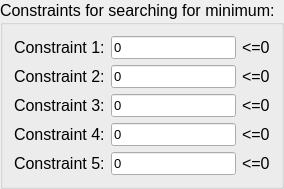
           <widget class="QGroupBox" name="gbConstraints">
            <property name="font">
             <font>
              <pointsize>12</pointsize>
             </font>
            </property>
            <property name="title">
             <string>Constraints for searching for minimum:</string>
            </property>
            <layout class="QGridLayout" name="gridLayout_4">
             <property name="sizeConstraint">
              <enum>QLayout::SetDefaultConstraint</enum>
             </property>
             <item row="4" column="0">
              <widget class="QLabel" name="lblConstraint5">
               <property name="text">
                <string>Constraint 5:</string>
               </property>
              </widget>
             </item>
             <item row="2" column="0">
              <widget class="QLabel" name="lblConstraint3">
               <property name="text">
                <string>Constraint 3:</string>
               </property>
              </widget>
             </item>
             <item row="1" column="0">
              <widget class="QLabel" name="lblConstraint2">
               <property name="sizePolicy">
                <sizepolicy hsizetype="Preferred" vsizetype="Preferred">
                 <horstretch>0</horstretch>
                 <verstretch>0</verstretch>
                </sizepolicy>
               </property>
               <property name="text">
                <string>Constraint 2:</string>
               </property>
              </widget>
             </item>
             <item row="0" column="1">
              <widget class="QLineEdit" name="inputConstraint1">
               <property name="font">
                <font>
                 <pointsize>10</pointsize>
                </font>
               </property>
               <property name="text">
                <string>0</string>
               </property>
              </widget>
             </item>
             <item row="0" column="0">
              <widget class="QLabel" name="lblConstraint1">
               <property name="sizePolicy">
                <sizepolicy hsizetype="Preferred" vsizetype="Preferred">
                 <horstretch>0</horstretch>
                 <verstretch>0</verstretch>
                </sizepolicy>
               </property>
               <property name="text">
                <string>Constraint 1:</string>
               </property>
              </widget>
             </item>
             <item row="3" column="0">
              <widget class="QLabel" name="lblConstraint4">
               <property name="text">
                <string>Constraint 4:</string>
               </property>
              </widget>
             </item>
             <item row="4" column="1">
              <widget class="QLineEdit" name="inputConstraint5">
               <property name="font">
                <font>
                 <pointsize>10</pointsize>
                </font>
               </property>
               <property name="text">
                <string>0</string>
               </property>
              </widget>
             </item>
             <item row="3" column="1">
              <widget class="QLineEdit" name="inputConstraint4">
               <property name="font">
                <font>
                 <pointsize>10</pointsize>
                </font>
               </property>
               <property name="text">
                <string>0</string>
               </property>
              </widget>
             </item>
             <item row="1" column="1">
              <widget class="QLineEdit" name="inputConstraint2">
               <property name="font">
                <font>
                 <pointsize>10</pointsize>
                </font>
               </property>
               <property name="text">
                <string>0</string>
               </property>
              </widget>
             </item>
             <item row="0" column="2">
              <widget class="QLabel" name="lblConstrEq1">
               <property name="text">
                <string>&lt;=0</string>
               </property>
              </widget>
             </item>
             <item row="2" column="1">
              <widget class="QLineEdit" name="inputConstraint3">
               <property name="font">
                <font>
                 <pointsize>10</pointsize>
                </font>
               </property>
               <property name="text">
                <string>0</string>
               </property>
              </widget>
             </item>
             <item row="1" column="2">
              <widget class="QLabel" name="lblConstrEq2">
               <property name="text">
                <string>&lt;=0</string>
               </property>
              </widget>
             </item>
             <item row="2" column="2">
              <widget class="QLabel" name="lblConstrEq3">
               <property name="text">
                <string>&lt;=0</string>
               </property>
              </widget>
             </item>
             <item row="3" column="2">
              <widget class="QLabel" name="lblConstrEq4">
               <property name="text">
                <string>&lt;=0</string>
               </property>
              </widget>
             </item>
             <item row="4" column="2">
              <widget class="QLabel" name="lblConstrEq5">
               <property name="text">
                <string>&lt;=0</string>
               </property>
              </widget>
             </item>
            </layout>
           </widget>
